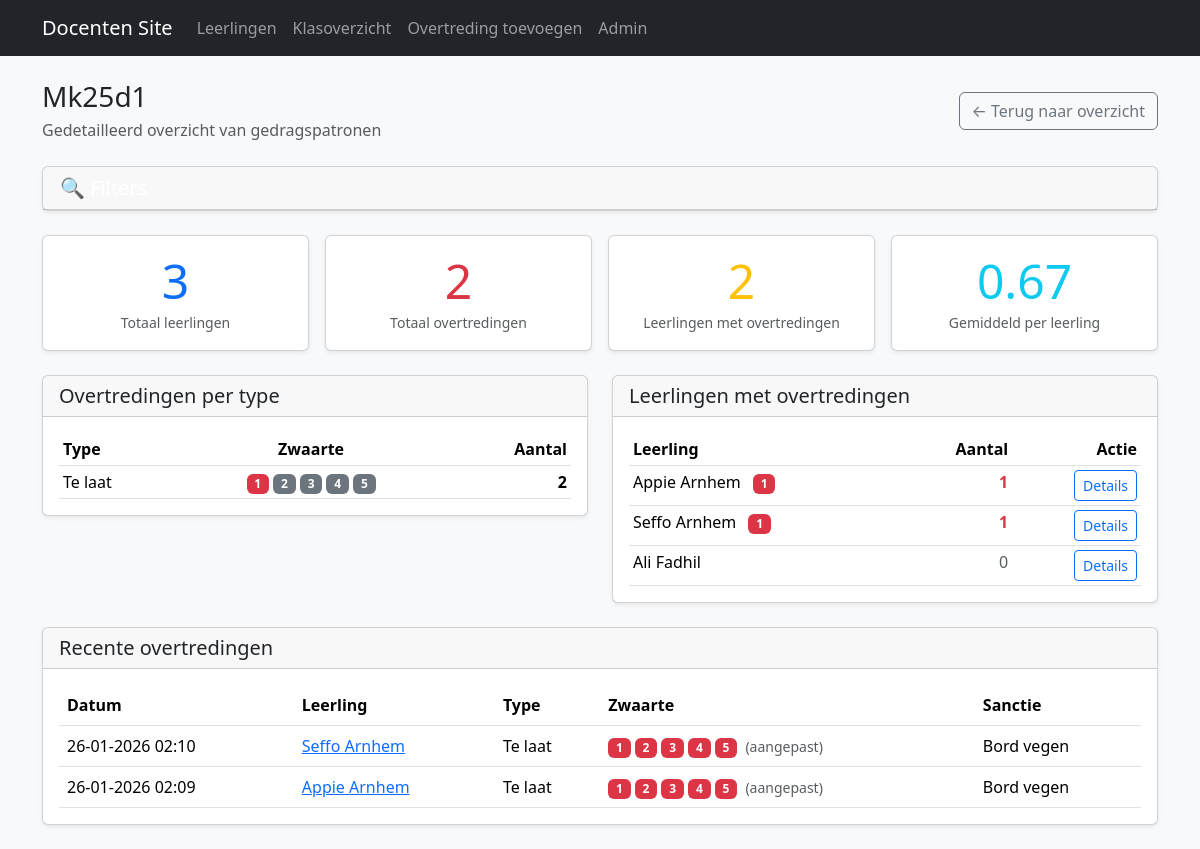
Page /klas/1/ on the committed database.
### core/models.py (models this page shows, shortened)
class SchoolClass(models.Model):
    name = models.CharField(max_length=50, unique=True)  # bijv. "MBO4A"

class ViolationType(models.Model):
    name = models.CharField(max_length=120, unique=True)   # "Te laat", "Telefoon"
    severity = models.PositiveSmallIntegerField(default=1) # 1-5
    allow_free_text_amount = models.BooleanField(
        default=False,
        help_text="Bijv. te laat komen: docent kan minuten invullen."
    )
    def __str__(self):
        return f"{self.name} (zwaarte {self.severity})"

class Student(models.Model):
    first_name = models.CharField(max_length=80)
    last_name = models.CharField(max_length=80)
    school_class = models.ForeignKey(SchoolClass, on_delete=models.PROTECT, related_name="students")
    class Meta:
        ordering = ["first_name", "last_name"]  # Osiris volgorde

class Violation(models.Model):
    student = models.ForeignKey(Student, on_delete=models.CASCADE, related_name="violations")
    violation_type = models.ForeignKey(ViolationType, on_delete=models.PROTECT, related_name="violations")
    created_at = models.DateTimeField(auto_now_add=True)
    amount_text = models.CharField(max_length=50, blank=True)
    severity = models.PositiveSmallIntegerField(
        null=True,
        blank=True,
        help_text="Zwaarte van deze overtreding (1-5). Laat leeg om de standaard zwaarte van het type te gebruiken."
    )
    proposed_sanction = models.ForeignKey(
        Sanction, null=True, blank=True,
        on_delete=models.SET_NULL,
        related_name="proposed_for"
    )
    final_sanction_text = models.CharField(max_length=200, blank=True)
    def get_severity(self):
        return self.severity if self.severity is not None else self.violation_type.severity

### core/views.py (the view)
# urls.py: path("klas/<int:class_id>/", views.class_detail, name="class_detail"),
def class_detail(request, class_id: int):
    school_class = get_object_or_404(SchoolClass, id=class_id)
    filter_form = ViolationFilterForm(request.GET)
    violations = Violation.objects.filter(
        student__school_class=school_class
    ).select_related('student', 'violation_type', 'proposed_sanction')
    violation_filter = Q()
    has_active_filters = False
    if filter_form.is_valid():
        date_from = filter_form.cleaned_data.get('date_from')
        date_to = filter_form.cleaned_data.get('date_to')
        violation_type = filter_form.cleaned_data.get('violation_type')
        severity = filter_form.cleaned_data.get('severity')
        if date_from:
            violation_filter &= Q(created_at__date__gte=date_from)
            has_active_filters = True
        if date_to:
            violation_filter &= Q(created_at__date__lte=date_to)
            has_active_filters = True
        if violation_type:
            violation_filter &= Q(violation_type=violation_type)
            has_active_filters = True
        if severity:
            violation_filter &= Q(violation_type__severity=int(severity))
            has_active_filters = True
    if violation_filter:
        violations = violations.filter(violation_filter)
    violations = violations.order_by('-created_at')
    if violation_filter:
        filtered_violation_ids = list(violations.values_list('id', flat=True))
        if filtered_violation_ids:
            students = Student.objects.filter(school_class=school_class).annotate(
                violation_count=Count('violations', filter=Q(id__in=filtered_violation_ids))
            ).order_by('-violation_count', 'first_name', 'last_name')
        else:
            students = Student.objects.filter(school_class=school_class).annotate(
                violation_count=Count('violations', filter=Q(id__in=[]))
            ).order_by('first_name', 'last_name')
    else:
        students = Student.objects.filter(school_class=school_class).annotate(
            violation_count=Count('violations')
        ).order_by('-violation_count', 'first_name', 'last_name')
    violations_by_type = violations.values(
        'violation_type__name',
        'violation_type__severity'
    ).annotate(
        count=Count('id')
    ).order_by('-count')
    from datetime import datetime, timedelta
    thirty_days_ago = datetime.now() - timedelta(days=30)
    violations_by_date = violations.filter(
        created_at__gte=thirty_days_ago
    ).extra(
        select={'day': 'date(created_at)'}
    ).values('day').annotate(
        count=Count('id')
    ).order_by('day')
    total_violations = violations.count()
    students_with_violations = students.filter(violation_count__gt=0).count()
    avg_violations = total_violations / students.count() if students.count() > 0 else 0
    most_common_type = violations_by_type.first() if violations_by_type else None
    context = {
        'school_class': school_class,
        'students': students,
        'violations': violations[:50],  # Laatste 50 overtredingen
        'violations_by_type': violations_by_type,
        'violations_by_date': list(violations_by_date),
        'total_violations': total_violations,
        'students_with_violations': students_with_violations,
        'total_students': students.count(),
        'avg_violations': round(avg_violations, 2),
        'most_common_type': most_common_type,
        'filter_form': filter_form,
        'has_active_filters': has_active_filters,
    }
    return render(request, "core/class_detail.html", context)

### core/templates/core/class_detail.html (shortened to what this page needs)
{% extends "core/base.html" %}
{% block content %}
<div class="d-flex justify-content-between align-items-center mb-4">
  <div>
    <h1 class="h3 mb-1">{{ school_class.name }}</h1>
    <p class="text-muted mb-0">Gedetailleerd overzicht van gedragspatronen</p>
  </div>
  <a href="{% url 'class_overview' %}" class="btn btn-outline-secondary">
    ← Terug naar overzicht
  </a>
</div>
<div class="card shadow-sm mb-4">
  <div class="card-header">
    <button class="btn btn-link text-decoration-none text-white p-0 w-100 text-start" type="button" data-bs-toggle="collapse" data-bs-target="#filterCollapse" aria-expanded="{% if has_active_filters %}true{% else %}false{% endif %}" aria-controls="filterCollapse">
      <h5 class="mb-0 d-flex justify-content-between align-items-center">
        <span>🔍 Filters</span>
      </h5>
    </button>
  </div>
</div>
<div class="row g-3 mb-4">
  <div class="col-12 col-md-3">
    <div class="card shadow-sm">
      <div class="card-body text-center">
        <div class="display-5 text-primary">{{ total_students }}</div>
        <small class="text-muted">Totaal leerlingen</small>
      </div>
    </div>
  </div>
  <div class="col-12 col-md-3">
    <div class="card shadow-sm">
      <div class="card-body text-center">
        <div class="display-5 {% if total_violations > 0 %}text-danger{% else %}text-success{% endif %}">
          {{ total_violations }}
        </div>
        <small class="text-muted">Totaal overtredingen</small>
      </div>
    </div>
  </div>
  <div class="col-12 col-md-3">
    <div class="card shadow-sm">
      <div class="card-body text-center">
        <div class="display-5 text-warning">{{ students_with_violations }}</div>
        <small class="text-muted">Leerlingen met overtredingen</small>
      </div>
    </div>
  </div>
  <div class="col-12 col-md-3">
    <div class="card shadow-sm">
      <div class="card-body text-center">
        <div class="display-5 text-info">{{ avg_violations }}</div>
        <small class="text-muted">Gemiddeld per leerling</small>
      </div>
    </div>
  </div>
</div>
<div class="row g-4">
  <div class="col-12 col-lg-6">
    <div class="card shadow-sm">
      <div class="card-header">
        <h5 class="mb-0">Overtredingen per type</h5>
      </div>
      <div class="card-body">
        {% if violations_by_type %}
          <div class="table-responsive">
            <table class="table table-sm mb-0">
              <thead>
                <tr>
                  <th>Type</th>
                  <th class="text-center">Zwaarte</th>
                  <th class="text-end">Aantal</th>
                </tr>
              </thead>
              <tbody>
                {% for vtype in violations_by_type %}
                  <tr>
                    <td>{{ vtype.violation_type__name }}</td>
                    <td class="text-center">
                      {% for i in "12345" %}
                        <span class="badge {% if forloop.counter <= vtype.violation_type__severity %}bg-danger{% else %}bg-secondary{% endif %}">
                          {{ forloop.counter }}
                        </span>
                      {% endfor %}
                    </td>
                    <td class="text-end">
                      <strong>{{ vtype.count }}</strong>
                    </td>
                  </tr>
                {% endfor %}
              </tbody>
            </table>
          </div>
        {% else %}
          <p class="text-muted mb-0">Geen overtredingen geregistreerd.</p>
        {% endif %}
      </div>
    </div>
  </div>
  <div class="col-12 col-lg-6">
    <div class="card shadow-sm">
      <div class="card-header">
        <h5 class="mb-0">Leerlingen met overtredingen</h5>
      </div>
      <div class="card-body">
        {% if students %}
          <div class="table-responsive">
            <table class="table table-sm mb-0">
              <thead>
                <tr>
                  <th>Leerling</th>
                  <th class="text-end">Aantal</th>
                  <th class="text-end">Actie</th>
                </tr>
              </thead>
              <tbody>
                {% for student in students %}
                  <tr>
                    <td>
                      {{ student.first_name }} {{ student.last_name }}
                      {% if student.violation_count > 0 %}
                        <span class="badge bg-danger ms-2">{{ student.violation_count }}</span>
                      {% endif %}
                    </td>
                    <td class="text-end">
                      {% if student.violation_count > 0 %}
                        <strong class="text-danger">{{ student.violation_count }}</strong>
                      {% else %}
                        <span class="text-muted">0</span>
                      {% endif %}
                    </td>
                    <td class="text-end">
                      <a href="{% url 'student_detail' student.id %}" class="btn btn-sm btn-outline-primary">
                        Details
                      </a>
                    </td>
                  </tr>
                {% endfor %}
              </tbody>
            </table>
          </div>
        {% else %}
          <p class="text-muted mb-0">Geen leerlingen in deze klas.</p>
        {% endif %}
      </div>
    </div>
  </div>
</div>
{% if violations %}
  <div class="card shadow-sm mt-4">
    <div class="card-header">
      <h5 class="mb-0">Recente overtredingen</h5>
    </div>
    <div class="card-body">
      <div class="table-responsive">
        <table class="table table-hover mb-0">
          <thead>
            <tr>
              <th>Datum</th>
              <th>Leerling</th>
              <th>Type</th>
              <th>Zwaarte</th>
              <th>Sanctie</th>
            </tr>
          </thead>
          <tbody>
            {% for violation in violations %}
              <tr>
                <td>{{ violation.created_at|date:"d-m-Y H:i" }}</td>
                <td>
                  <a href="{% url 'student_detail' violation.student.id %}">
                    {{ violation.student.first_name }} {{ violation.student.last_name }}
                  </a>
                </td>
                <td>{{ violation.violation_type.name }}</td>
                <td>
                  {% with severity=violation.get_severity %}
                    {% for i in "12345" %}
                      <span class="badge {% if forloop.counter <= severity %}bg-danger{% else %}bg-secondary{% endif %}">
                        {{ forloop.counter }}
                      </span>
                    {% endfor %}
                    {% if violation.severity %}
                      <small class="text-muted ms-1">(aangepast)</small>
                    {% endif %}
                  {% endwith %}
                </td>
                <td>
                  {% if violation.final_sanction_text %}
                    {{ violation.final_sanction_text }}
                  {% else %}
                    <span class="text-muted">-</span>
                  {% endif %}
                </td>
              </tr>
            {% endfor %}
          </tbody>
        </table>
      </div>
    </div>
  </div>
{% endif %}
{% endblock %}

### rows in the picture
SchoolClass: name "Mk25d1"
ViolationType: violation_type__name "Te laat", count "2"
Student: first_name "Appie", last_name "Arnhem", violation_count "1"
Student: first_name "Seffo", last_name "Arnhem", violation_count "1"
Student: first_name "Ali", last_name "Fadhil", shows "0"
Violation: created_at "26-01-2026 02:10", student.first_name "Seffo", student.last_name "Arnhem", violation_type.name "Te laat", severity "(aangepast)", final_sanction_text "Bord vegen"
Violation: created_at "26-01-2026 02:09", student.first_name "Appie", student.last_name "Arnhem", violation_type.name "Te laat", severity "(aangepast)", final_sanction_text "Bord vegen"

### other values in the picture
{{ total_students }} "3"
{{ total_violations }} "2"
{{ students_with_violations }} "2"
{{ avg_violations }} "0.67"
